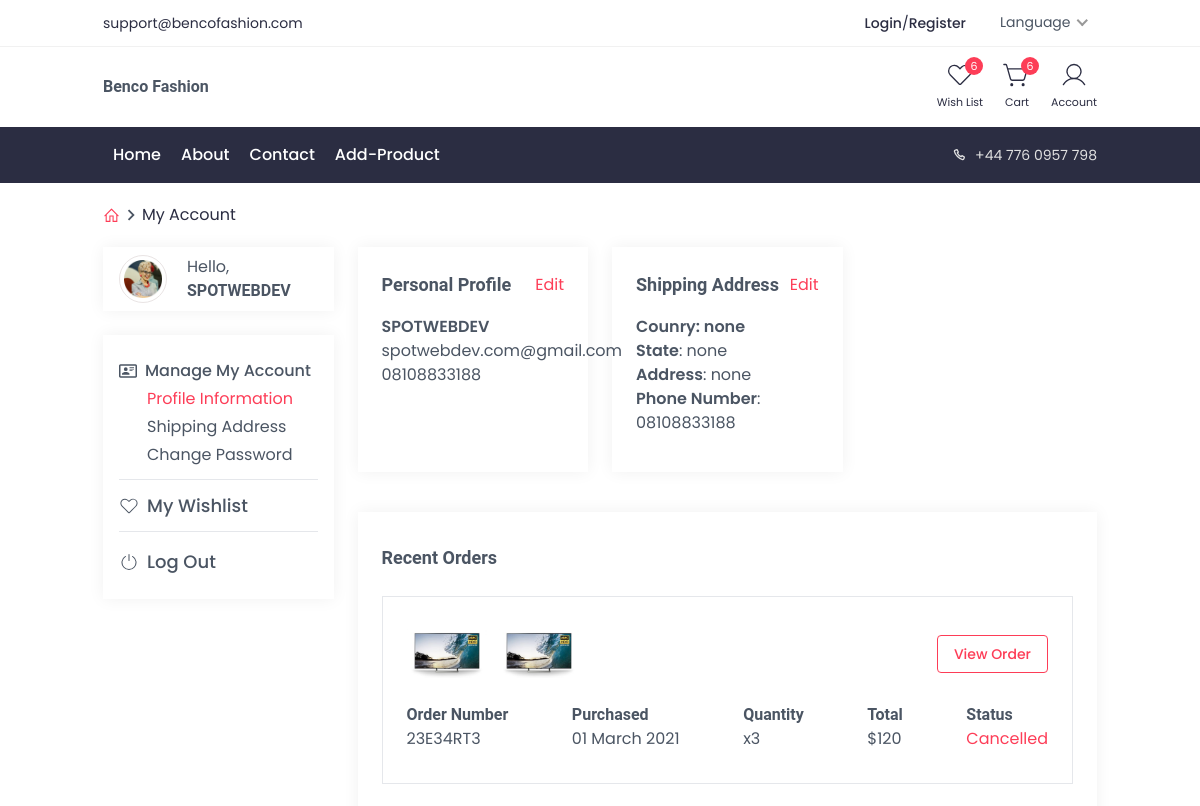
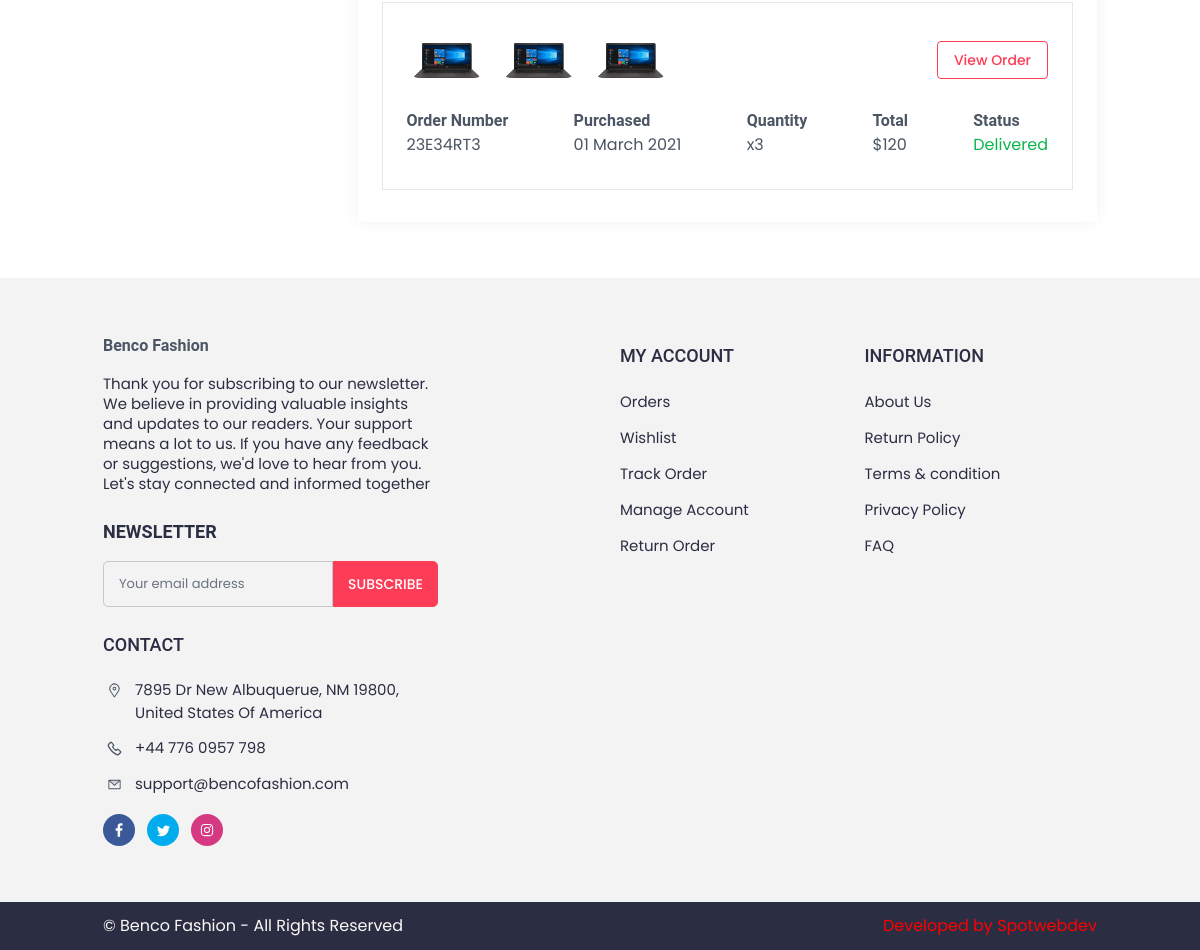
/user/dashboard/index.php (signed in), run on the app's committed database (2 pictures, top to bottom).
### tables this page shows
CREATE TABLE `client` (
  `id` int(11) NOT NULL,
  `username` varchar(255) NOT NULL,
  `email` varchar(255) NOT NULL,
  `phone_number` varchar(255) NOT NULL,
  `password` varchar(255) NOT NULL,
  `country` varchar(255) NOT NULL,
  `state` varchar(255) NOT NULL,
  `address` varchar(255) NOT NULL
);

### server/connection.php (called while the page is built, shortened)
<?php
$isLocalhost = ($_SERVER['HTTP_HOST'] === 'localhost');
if ($isLocalhost) {
    $domain = "http://localhost/shopping/";
}

### server/clients/auth/index.php (called while the page is built, shortened)
<?php
$out = '../../user/login/' ;
if (isset($_SESSION['login_id']) && $_SESSION['login_id'] != '') {
    $id    = $_SESSION['login_id'];
    $sql   = "SELECT * FROM `client` WHERE `id`='$id'";
    $fetch = mysqli_query($connection, $sql);
    if (mysqli_num_rows($fetch)) {
        while ($row = mysqli_fetch_assoc($fetch)) {
            $name         = $row['username'];
            $phone_number = $row['phone_number'];
            $country      = $row['country'];
            $state        = $row['state'];
            $address      = $row['address'];
        }
    } else {
        header("location:$out");
    }
} else {
    header("location:$out");
}

### user/dashboard/index.php (the view, shortened to what this page needs)
<?php
include('../../server/connection.php');
include('../../server/clients/auth/index.php');
?>
<!DOCTYPE html>
<html lang="en">
<head>
    <link rel="stylesheet" href="../../assets/css/nice-select2.css">
    <link rel="stylesheet" href="../../assets/css/main.css">
</head>
<body>
    <?php
    include('../../components/nav/index.php');
    ?>
    <div class="container py-5 flex items-center">
        <a href="<?php echo "$domain" ?>/index.php" class="flex  items-center">
            <span class="text-primary">
                <svg width="17" height="17" viewBox="0 0 32 32">
                    <path fill="currentColor" d="m16 2.594l-.719.687l-13 13L3.72 17.72L5 16.437V28h9V18h4v10h9V16.437l1.281 1.282l1.438-1.438l-13-13zm0 2.844l9 9V26h-5V16h-8v10H7V14.437z" />
                </svg>
            </span>
            <span>
                <svg width="22" height="22" viewBox="0 0 24 24">
                    <path fill="currentColor" d="M10 6L8.59 7.41L13.17 12l-4.58 4.59L10 18l6-6l-6-6z" />
                </svg>
            </span>
        </a>
        <a href="<?php echo "$domain" ?>/client/dashboard/index.php" class="text-secondary text-[13px] sm:text-base"> My Account </a>
    </div>
    <div class="container grid grid-cols-12 gap-6 pb-14">
        <div x-data="{isOpen: false}" class="col-span-12 lg:col-span-3 relative">
            <div @click.outside="isOpen=false">
                <?php
                include('../../components/nav/sidenav.php');
                ?>
            </div>
        </div>
        <div class="col-span-12 lg:col-span-9">
            <div class="account_cont_wrap">
                <div class="grid grid-cols-12 gap-6">
                    <div class="col-span-12 md:col-span-4 box_shadow p-6 min-h-[225px]">
                        <div class="flex justify-between items-center">
                            <h4 class="text-lg">Personal Profile</h4>
                            <a href="<?php echo $domain  ?>user/profile/" class="text-primary">Edit</a>
                        </div>
                        <div class="mt-4">
                            <?php
                            $statement = "SELECT * FROM `client` WHERE `id`='$id'";
                            $query = mysqli_query($connection, $statement);
                            if (mysqli_num_rows($query) > 0) {
                                while ($row = mysqli_fetch_assoc($query)) { ?>
                                    <p class="font-semibold"><?php echo $row['username'] ?></p>
                                    <p><?php echo $row['email'] ?></p>
                                    <p><?php echo $row['phone_number'] ?></p>
                            <?php
                                }
                            }
                            ?>
                        </div>
                    </div>
                    <div class="col-span-12 md:col-span-4 box_shadow p-6 min-h-[225px]">
                        <div class="flex justify-between items-center">
                            <h4 class="text-lg">Shipping Address</h4>
                            <a href="<?php echo $domain ?>client/settings/edit-profile/" class="text-primary">Edit</a>
                        </div>
                        <div class="mt-4">
                            <p class="font-semibold">Counry: <?php echo ($country != "")? "$country":"none" ?></p>
                            <p><span class="font-semibold">State</span>: <?php echo ($state != "")? "$state":"none" ?></p>
                            <p><span class="font-semibold">Address</span>: <?php echo ($address != "")? "$address":"none" ?></p>
                            <p><span class="font-semibold">Phone Number</span>: <?php echo ($phone_number != "")? "$phone_number":"none" ?></p>
                        </div>
                    </div>
                </div>
                <div class="box_shadow px-6 py-8 mt-10">
                    <h4 class="text-lg">Recent Orders</h4>
                    <div class="border px-6 py-8 mt-6">
                        <div class="text-center flex justify-between sm:items-center mt-4 md:mt-0">
                            <div class="flex gap-3 justify-center">
                                <img class="w-[80px] h-[50px]" src="../../assets/images/tv.png" alt="product">
                                <img class="w-[80px] h-[50px] hidden sm:block" src="../../assets/images/tv.png" alt="product">
                            </div>
                            <div class="mt-4 md:mt-0">
                                <a href="order-details.html" class="border border-primary text-primary text-sm font-medium px-2 sm:px-4 py-1 sm:py-2 rounded hover:bg-primary hover:text-white transition duration-300">View
                                    Order</a>
                            </div>
                        </div>
                        <div class="flex flex-wrap gap-5 justify-between items-center mt-6">
                            <div>
                                <h5>Order Number</h5>
                                <p>23E34RT3</p>
                            </div>
                            <div>
                                <h5>Purchased</h5>
                                <p>01 March 2021</p>
                            </div>
                            <div>
                                <h5>Quantity</h5>
                                <p>x3</p>
                            </div>
                            <div>
                                <h5>Total</h5>
                                <p>$120</p>
                            </div>
                            <div>
                                <h5>Status</h5>
                                <p class="text-primary">Cancelled</p>
                            </div>
                        </div>
                    </div>
                    <div class="border px-6 py-8 mt-6">
                        <div class="flex justify-between sm:items-center">
                            <div class="flex gap-3 justify-center">
                                <img class="w-[80px] h-[50px]" src="../../assets/images/laptop-1.png" alt="product">
                                <img class="w-[80px] h-[50px] hidden sm:block" src="../../assets/images/laptop-1.png" alt="product">
                                <img class="w-[80px] h-[50px] hidden sm:block" src="../../assets/images/laptop-1.png" alt="product">
                            </div>
                            <div class="mt-4 sm:mt-0 text-center">
                                <a href="order-details.html" class="border border-primary text-primary text-sm font-medium px-2 sm:px-4 py-1 sm:py-2 rounded hover:bg-primary hover:text-white transition duration-300">View
                                    Order</a>
                            </div>
                        </div>
                        <div class="flex flex-wrap gap-5 justify-between items-center mt-6">
                            <div>
                                <h5>Order Number</h5>
                                <p>23E34RT3</p>
                            </div>
                            <div>
                                <h5>Purchased</h5>
                                <p>01 March 2021</p>
                            </div>
                            <div>
                                <h5>Quantity</h5>
                                <p>x3</p>
                            </div>
                            <div>
                                <h5>Total</h5>
                                <p>$120</p>
                            </div>
                            <div>
                                <h5>Status</h5>
                                <p class="text-[#08B54C]">Delivered</p>
                            </div>
                        </div>
                    </div>
                </div>
            </div>
        </div>
    </div>
    <?php
    include("../../components/footer/index.php");
    ?>
</body>
</html>

### components/nav/sidenav.php (shortened to what this page needs)
<div class="box_shadow px-4 py-2 flex gap-5 items-center">
                    <div class="w-12 border border-[#E9E4E4] rounded-full p-1">
                        <a href="my-account.html">
                            <img loading="lazy" src="<?php  echo $domain ?>assets/images/avatar-2.png" alt="user">
                        </a>
                    </div>
                    <div class="acprof_cont">
                        <p>Hello,</p>
                        <h4><?php echo"$name" ?></h4>
                    </div>
                </div>
                <div :class="isOpen ? 'opacity-100 visible top-20' : 'opacity-0 invisible top-0'" class="w-[300px] lg:w-full lg:mt-6 box_shadow px-4 py-6 bg-white absolute  lg:static lg:visible  lg:opacity-100 z-10 transition-all duration-300">
                    <div class="border-b">
                        <a href="<?php  echo "$domain"?>/user/dashboard/index.php" class="flex gap-2 items-center text-lg lg:text-base xl:text-lg font-medium hover:text-primary group">
                            <span class="group-hover:text-primary">
                            </span>
                            Manage My Account
                        </a>
                        <a href="<?php echo "$domain"  ?>user/settings/edit-profile/" class="pl-7 pt-1 block text-primary">Profile
                            Information</a>
                        <a href="<?php echo "$domain"  ?>user/shipping/" class="pl-7 pt-1 block hover:text-primary">Shipping Address</a>
                        <a href="<?php echo "$domain"  ?>user/settings/change-password/index.php" class="pl-7 pt-1 pb-3 block hover:text-primary">Change
                            Password</a>
                    </div>
                    <div class="border-b mt-3">
                        <a href="<?php echo "$domain" ?>user/wishlist/index.php" class="flex gap-2 items-center text-[18px] font-medium pb-3 hover:text-primary group">
                            <span class="group-hover:text-primary">
                            </span>
                            My Wishlist
                        </a>
                    </div>
                    <div class="mt-4">
                        <a href="login.html" class="flex gap-2 items-center text-[18px] font-medium hover:text-primary group">
                            <span class="group-hover:text-primary">
                                <svg xmlns="http://www.w3.org/2000/svg" width="20" height="20" viewBox="0 0 20 20">
                                    <path fill="currentColor"
                                        d="M10.5 2.5a.5.5 0 0 0-1 0v6a.5.5 0 0 0 1 0v-6ZM13.743 4a.5.5 0 1 0-.499.867a6.5 6.5 0 1 1-6.494.004a.5.5 0 1 0-.5-.866A7.5 7.5 0 1 0 13.743 4Z" />
                                </svg>
                            </span>
                            Log Out
                        </a>
                    </div>
                </div>

### data on the page
client: username "SPOTWEBDEV", email "spotwebdev.com@gmail.com", phone_number "08108833188"

### other printed values
$siteemail "support@bencofashion.com"
$sitename "Benco Fashion"
$sitephone "+44 776 0957 798"
